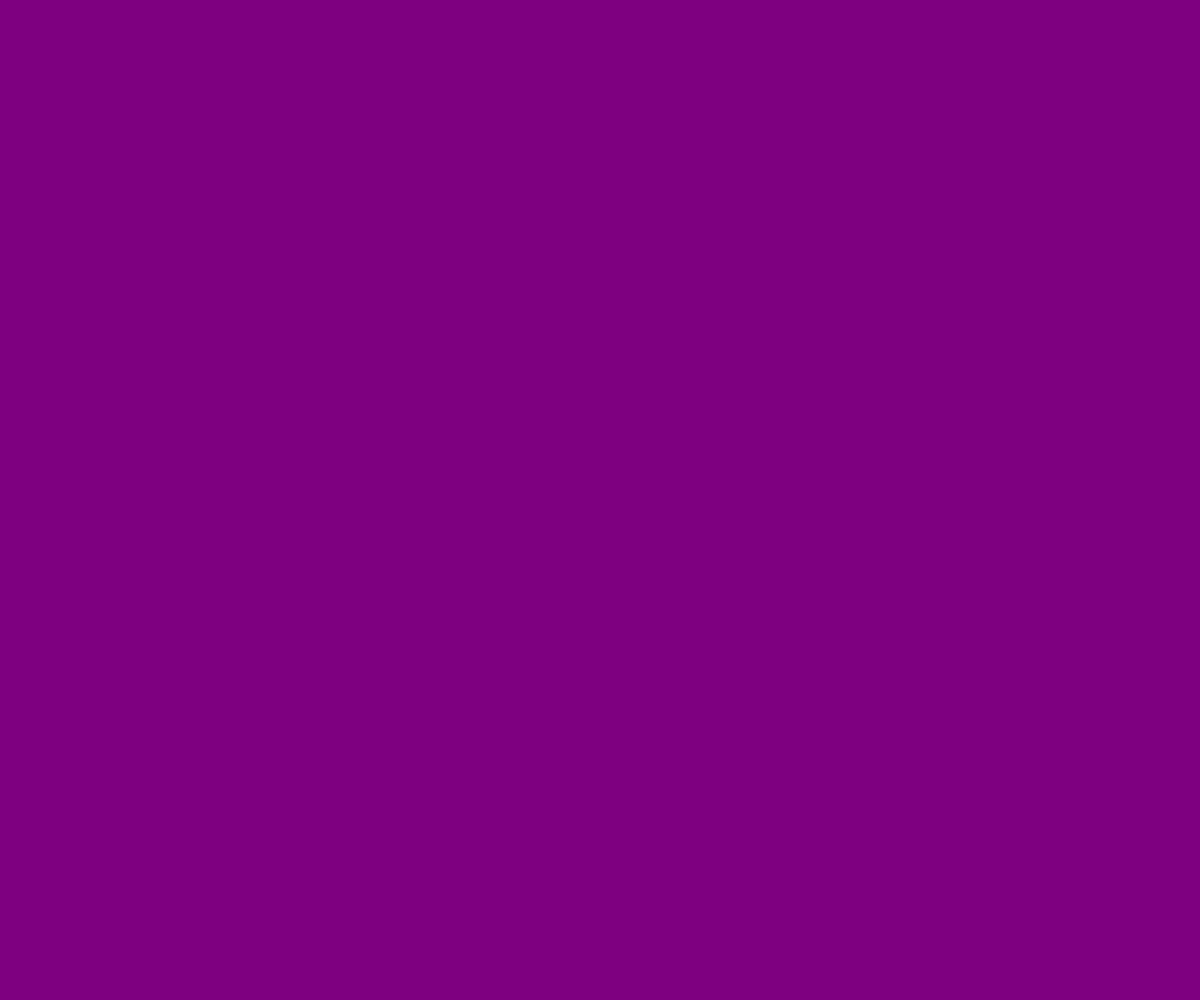
Frame 1 (no input)
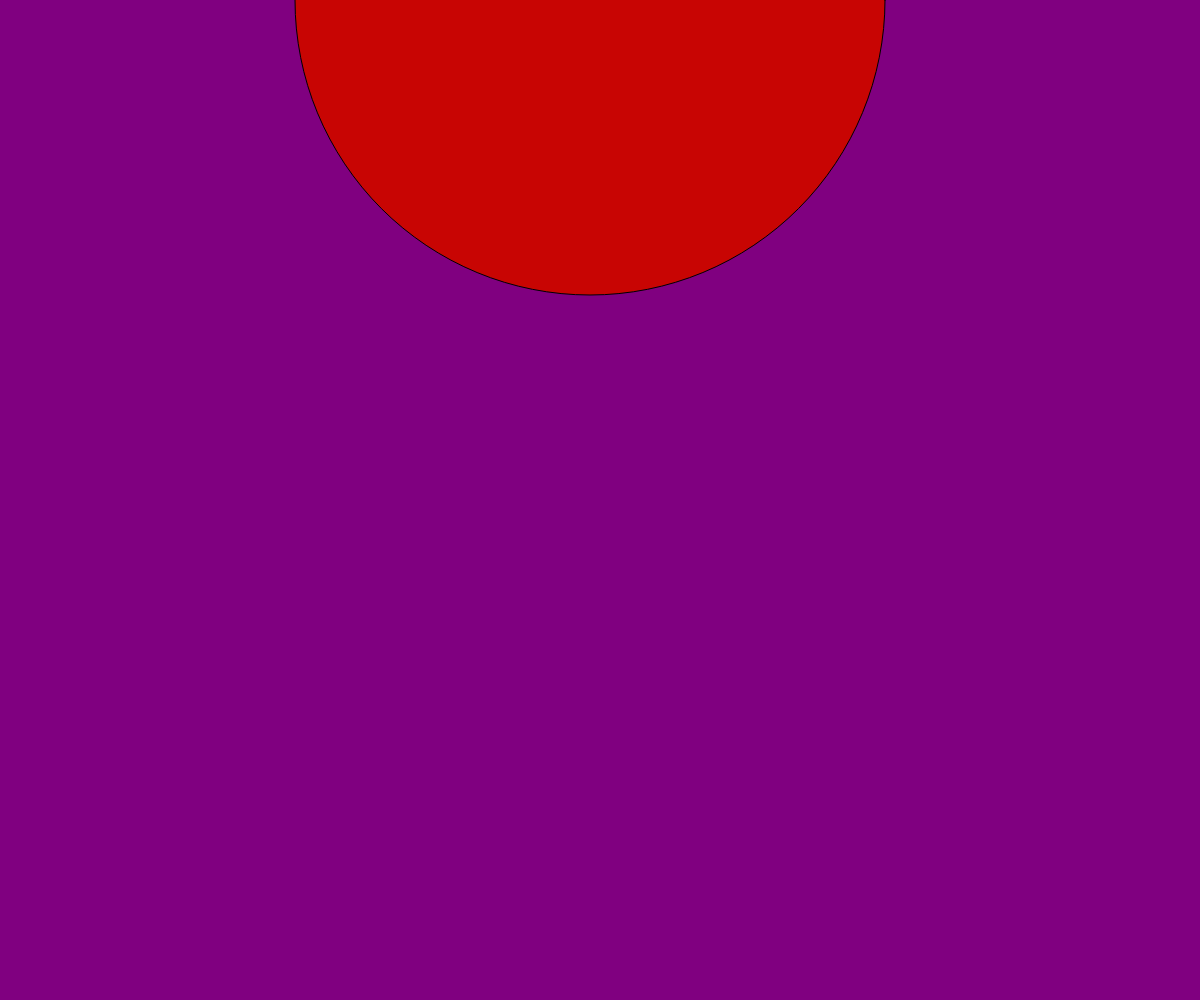
Frame 60 (no input)
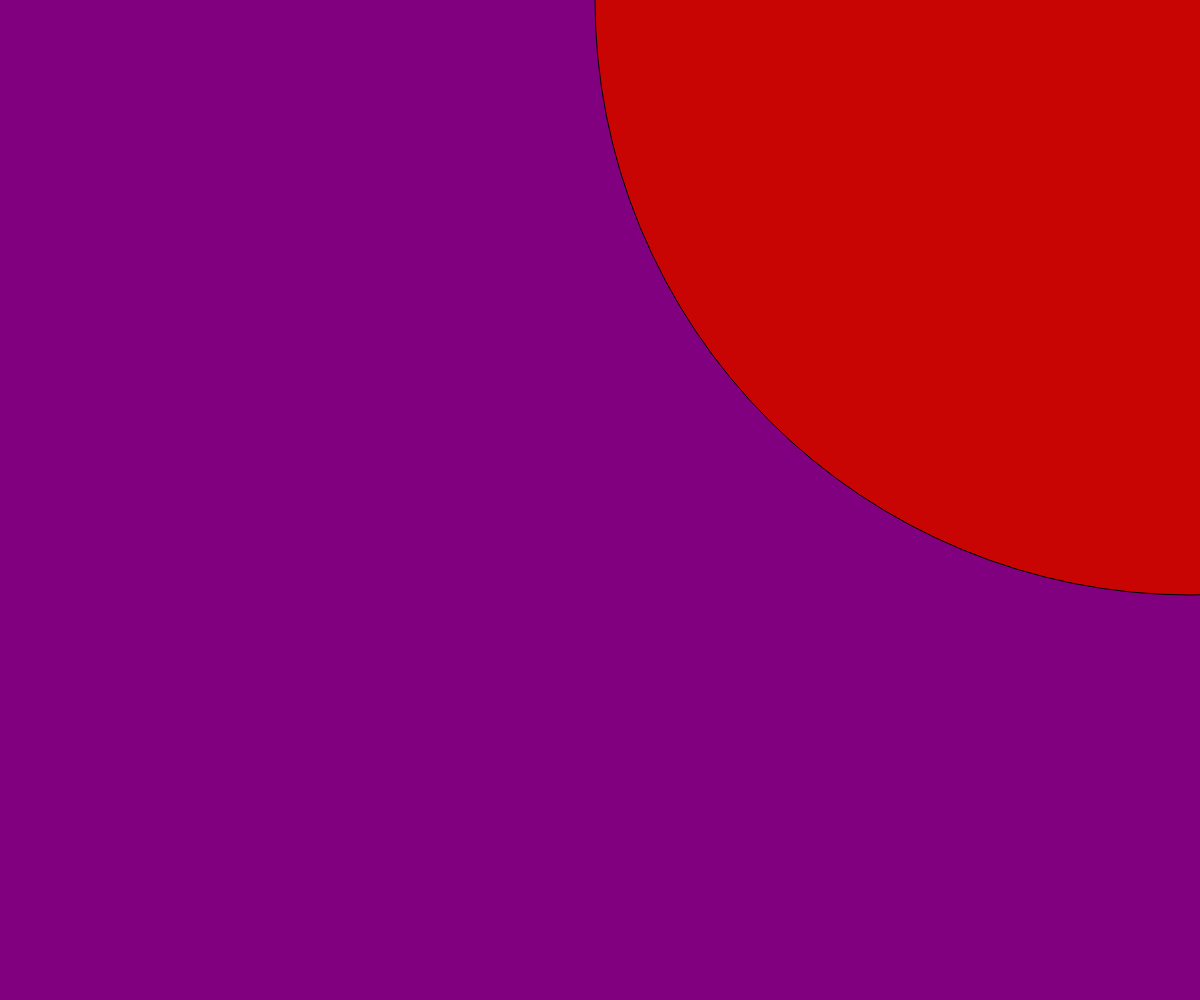
Frame 120 (the mouse pressed at the canvas centre since frame 60)

The p5.js sketch that drew these frames (run headless with seeded random() and noise() and a simulated clock; from frame 60 on, the mouse is pressed at the canvas centre):

// p5.js sketch
// ── sketch.js
var x = 0;
var y = 5;
function setup() {
    createCanvas(windowWidth, windowHeight);
}
// Draw this fucking function nigga over and over again
function draw() {
   background("purple");
    fill(200, 5, 3)
    ellipse(x, 0, x)
    x= x+ 10;
    if (x > width) {
        x = 0;
    }
}
// ── drawLoop.html
<html>
    <head>
        <script src="https://cdnjs.cloudflare.com/ajax/libs/p5.js/0.5.11/p5.js"></script>   
        <script src="sketch.js"></script>
          
         </head>
    <body>
    </body>
</html>
